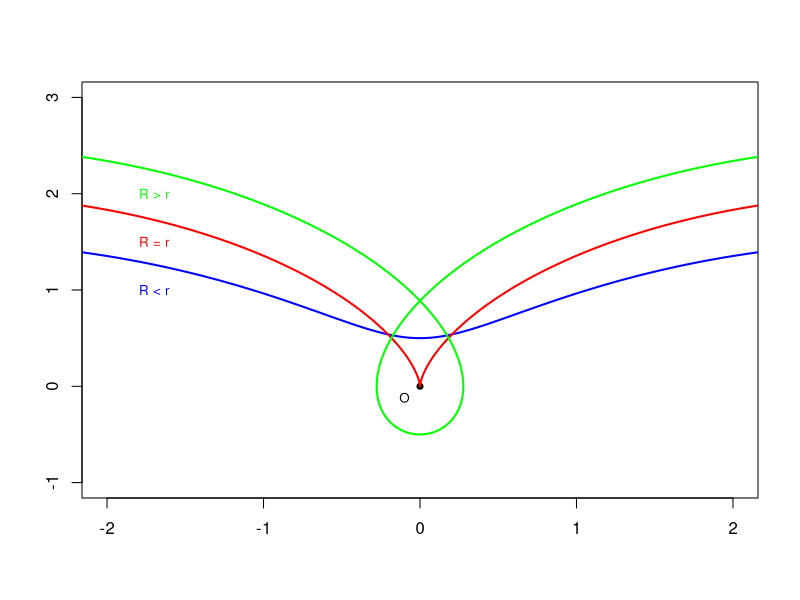

Write R code to recreate this figure.
#toriod

teta <- seq(-pi,3*pi/2,0.01)
r1 = 1
R1 = 0.5
x1<- r1*teta -R1*sin(teta) 
y1 <- r1-R1*cos(teta)

r2 = 1
R2 = 1
x2<- r2*teta -R2*sin(teta) 
y2 <- r2-R2*cos(teta)

r3 = 1
R3 = 1.5
x3<- r3*teta -R3*sin(teta) 
y3 <- r3-R3*cos(teta)

df1 <- data.frame(x1,y1)
df2 <- data.frame(x2,y2)
df3 <- data.frame(x3,y3)

plot(0,0, pch = 20, xlim = c(-2,2), ylim = c(-1,3), xlab = "", ylab = "",cex = 1.2, col = "black", axes =TRUE)
lines(df1$x1,df1$y1, lwd = 2, col = "blue")
lines(df2$x2,df2$y2, lwd = 2, col = "red")
lines(df3$x3,df3$y3, lwd = 2, col = "green")
text(-0.1,-0.12, "O", font = 25 , cex = 0.8)
text(-1.7,1, "R < r", font = 25 , cex = 0.8, col = "blue")
text(-1.7,1.5, "R = r", font = 25 , cex = 0.8, col = "red")
text(-1.7,2, "R > r", font = 25 , cex = 0.8, col = "green")

